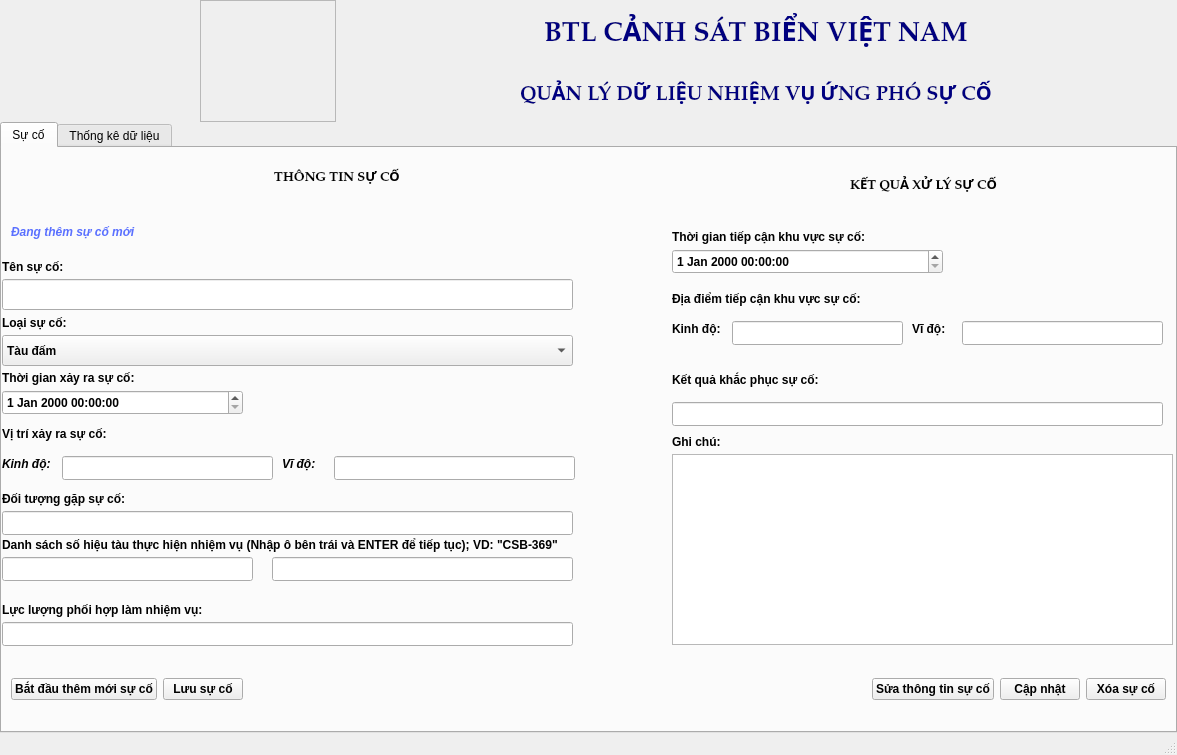
<?xml version="1.0" encoding="UTF-8"?>
<ui version="4.0">
 <class>UngPho</class>
 <widget class="QMainWindow" name="UngPho">
  <property name="geometry">
   <rect>
    <x>0</x>
    <y>0</y>
    <width>1177</width>
    <height>755</height>
   </rect>
  </property>
  <property name="windowTitle">
   <string>MainWindow</string>
  </property>
  <widget class="QWidget" name="centralwidget">
   <layout class="QVBoxLayout" name="verticalLayout">
    <property name="spacing">
     <number>0</number>
    </property>
    <property name="leftMargin">
     <number>0</number>
    </property>
    <property name="topMargin">
     <number>0</number>
    </property>
    <property name="rightMargin">
     <number>0</number>
    </property>
    <property name="bottomMargin">
     <number>0</number>
    </property>
    <item>
     <widget class="QWidget" name="widget" native="true">
      <layout class="QVBoxLayout" name="verticalLayout_2" stretch="1,5">
       <property name="spacing">
        <number>0</number>
       </property>
       <property name="leftMargin">
        <number>0</number>
       </property>
       <property name="topMargin">
        <number>0</number>
       </property>
       <property name="rightMargin">
        <number>0</number>
       </property>
       <property name="bottomMargin">
        <number>0</number>
       </property>
       <item>
        <widget class="QWidget" name="widget_2" native="true">
         <layout class="QHBoxLayout" name="horizontalLayout" stretch="2,5">
          <property name="spacing">
           <number>0</number>
          </property>
          <property name="leftMargin">
           <number>0</number>
          </property>
          <property name="topMargin">
           <number>0</number>
          </property>
          <property name="rightMargin">
           <number>0</number>
          </property>
          <property name="bottomMargin">
           <number>0</number>
          </property>
          <item>
           <widget class="QWidget" name="widget_3" native="true">
            <layout class="QHBoxLayout" name="horizontalLayout_2">
             <property name="spacing">
              <number>0</number>
             </property>
             <property name="leftMargin">
              <number>200</number>
             </property>
             <property name="topMargin">
              <number>0</number>
             </property>
             <property name="rightMargin">
              <number>0</number>
             </property>
             <property name="bottomMargin">
              <number>0</number>
             </property>
             <item>
              <widget class="QFrame" name="frame">
               <property name="styleSheet">
                <string notr="true">border-image: url(:/new/prefix1/logo.png);</string>
               </property>
               <property name="frameShape">
                <enum>QFrame::StyledPanel</enum>
               </property>
               <property name="frameShadow">
                <enum>QFrame::Raised</enum>
               </property>
              </widget>
             </item>
            </layout>
           </widget>
          </item>
          <item>
           <widget class="QWidget" name="widget_4" native="true">
            <property name="styleSheet">
             <string notr="true">border-color: qconicalgradient(cx:0.5, cy:0.5, angle:0, stop:0 rgba(255, 255, 255, 255), stop:0.373979 rgba(255, 255, 255, 255), stop:0.373991 rgba(33, 30, 255, 255), stop:0.624018 rgba(33, 30, 255, 255), stop:0.624043 rgba(255, 0, 0, 255), stop:1 rgba(255, 0, 0, 255));</string>
            </property>
            <layout class="QVBoxLayout" name="verticalLayout_3">
             <property name="spacing">
              <number>0</number>
             </property>
             <property name="leftMargin">
              <number>0</number>
             </property>
             <property name="topMargin">
              <number>0</number>
             </property>
             <property name="rightMargin">
              <number>0</number>
             </property>
             <property name="bottomMargin">
              <number>0</number>
             </property>
             <item alignment="Qt::AlignHCenter">
              <widget class="QLabel" name="label">
               <property name="font">
                <font>
                 <family>Palatino Linotype</family>
                 <pointsize>20</pointsize>
                 <weight>75</weight>
                 <bold>true</bold>
                </font>
               </property>
               <property name="styleSheet">
                <string notr="true">color: rgb(0, 0, 127);</string>
               </property>
               <property name="text">
                <string>BTL CẢNH SÁT BIỂN VIỆT NAM</string>
               </property>
              </widget>
             </item>
             <item alignment="Qt::AlignHCenter">
              <widget class="QLabel" name="label_2">
               <property name="font">
                <font>
                 <family>Palatino Linotype</family>
                 <pointsize>15</pointsize>
                 <weight>75</weight>
                 <bold>true</bold>
                </font>
               </property>
               <property name="styleSheet">
                <string notr="true">color: rgb(0, 0, 127);</string>
               </property>
               <property name="text">
                <string>QUẢN LÝ DỮ LIỆU NHIỆM VỤ ỨNG PHÓ SỰ CỐ</string>
               </property>
              </widget>
             </item>
            </layout>
           </widget>
          </item>
         </layout>
        </widget>
       </item>
       <item>
        <widget class="QTabWidget" name="tabWidget">
         <property name="currentIndex">
          <number>0</number>
         </property>
         <widget class="QWidget" name="tab">
          <attribute name="title">
           <string>Sự cố</string>
          </attribute>
          <layout class="QVBoxLayout" name="verticalLayout_4" stretch="6,1">
           <property name="spacing">
            <number>0</number>
           </property>
           <property name="leftMargin">
            <number>0</number>
           </property>
           <property name="topMargin">
            <number>0</number>
           </property>
           <property name="rightMargin">
            <number>0</number>
           </property>
           <property name="bottomMargin">
            <number>0</number>
           </property>
           <item>
            <widget class="QWidget" name="widget_5" native="true">
             <layout class="QHBoxLayout" name="horizontalLayout_4" stretch="4,3">
              <property name="spacing">
               <number>0</number>
              </property>
              <property name="leftMargin">
               <number>0</number>
              </property>
              <property name="topMargin">
               <number>0</number>
              </property>
              <property name="rightMargin">
               <number>0</number>
              </property>
              <property name="bottomMargin">
               <number>0</number>
              </property>
              <item>
               <widget class="QWidget" name="widget_8" native="true">
                <layout class="QVBoxLayout" name="verticalLayout_6">
                 <property name="spacing">
                  <number>0</number>
                 </property>
                 <property name="leftMargin">
                  <number>0</number>
                 </property>
                 <property name="topMargin">
                  <number>0</number>
                 </property>
                 <property name="rightMargin">
                  <number>0</number>
                 </property>
                 <property name="bottomMargin">
                  <number>0</number>
                 </property>
                 <item>
                  <widget class="QWidget" name="widget_6" native="true">
                   <layout class="QVBoxLayout" name="verticalLayout_5">
                    <property name="spacing">
                     <number>0</number>
                    </property>
                    <property name="leftMargin">
                     <number>0</number>
                    </property>
                    <property name="topMargin">
                     <number>0</number>
                    </property>
                    <property name="rightMargin">
                     <number>0</number>
                    </property>
                    <property name="bottomMargin">
                     <number>0</number>
                    </property>
                    <item>
                     <widget class="QWidget" name="widget_16" native="true">
                      <layout class="QVBoxLayout" name="verticalLayout_7">
                       <item>
                        <widget class="QLabel" name="label_3">
                         <property name="font">
                          <font>
                           <family>Palatino Linotype</family>
                           <pointsize>10</pointsize>
                           <weight>75</weight>
                           <bold>true</bold>
                          </font>
                         </property>
                         <property name="text">
                          <string>THÔNG TIN SỰ CỐ</string>
                         </property>
                         <property name="alignment">
                          <set>Qt::AlignCenter</set>
                         </property>
                        </widget>
                       </item>
                      </layout>
                     </widget>
                    </item>
                    <item>
                     <widget class="QWidget" name="widget_10" native="true">
                      <layout class="QVBoxLayout" name="verticalLayout_8">
                       <item>
                        <widget class="QLabel" name="label_4">
                         <property name="font">
                          <font>
                           <family>MS Shell Dlg 2</family>
                           <pointsize>9</pointsize>
                           <weight>75</weight>
                           <italic>true</italic>
                           <bold>true</bold>
                          </font>
                         </property>
                         <property name="styleSheet">
                          <string notr="true">color:rgb(90, 112, 255);</string>
                         </property>
                         <property name="text">
                          <string>Đang thêm sự cố mới</string>
                         </property>
                         <property name="alignment">
                          <set>Qt::AlignLeading|Qt::AlignLeft|Qt::AlignVCenter</set>
                         </property>
                        </widget>
                       </item>
                      </layout>
                     </widget>
                    </item>
                    <item>
                     <widget class="QWidget" name="widget_17" native="true">
                      <widget class="QLabel" name="label_5">
                       <property name="geometry">
                        <rect>
                         <x>0</x>
                         <y>0</y>
                         <width>91</width>
                         <height>16</height>
                        </rect>
                       </property>
                       <property name="font">
                        <font>
                         <weight>75</weight>
                         <bold>true</bold>
                        </font>
                       </property>
                       <property name="text">
                        <string>Tên sự cố:</string>
                       </property>
                      </widget>
                      <widget class="QLineEdit" name="lineEdit_TenSuCo">
                       <property name="geometry">
                        <rect>
                         <x>0</x>
                         <y>20</y>
                         <width>571</width>
                         <height>31</height>
                        </rect>
                       </property>
                       <property name="font">
                        <font>
                         <weight>75</weight>
                         <bold>true</bold>
                        </font>
                       </property>
                      </widget>
                     </widget>
                    </item>
                    <item>
                     <widget class="QWidget" name="widget_11" native="true">
                      <widget class="QLabel" name="label_6">
                       <property name="geometry">
                        <rect>
                         <x>0</x>
                         <y>0</y>
                         <width>81</width>
                         <height>16</height>
                        </rect>
                       </property>
                       <property name="font">
                        <font>
                         <weight>75</weight>
                         <bold>true</bold>
                        </font>
                       </property>
                       <property name="text">
                        <string>Loại sự cố:</string>
                       </property>
                      </widget>
                      <widget class="QComboBox" name="comboBox_LoaiSuCo">
                       <property name="geometry">
                        <rect>
                         <x>0</x>
                         <y>20</y>
                         <width>571</width>
                         <height>31</height>
                        </rect>
                       </property>
                       <property name="font">
                        <font>
                         <weight>75</weight>
                         <bold>true</bold>
                        </font>
                       </property>
                       <item>
                        <property name="text">
                         <string>Tàu đấm</string>
                        </property>
                       </item>
                       <item>
                        <property name="text">
                         <string>Máy bay rơi</string>
                        </property>
                       </item>
                       <item>
                        <property name="text">
                         <string>Tràn dầu</string>
                        </property>
                       </item>
                       <item>
                        <property name="text">
                         <string>Cá chết bất thường</string>
                        </property>
                       </item>
                      </widget>
                     </widget>
                    </item>
                    <item>
                     <widget class="QWidget" name="widget_18" native="true">
                      <widget class="QLabel" name="label_7">
                       <property name="geometry">
                        <rect>
                         <x>0</x>
                         <y>0</y>
                         <width>151</width>
                         <height>16</height>
                        </rect>
                       </property>
                       <property name="font">
                        <font>
                         <weight>75</weight>
                         <bold>true</bold>
                        </font>
                       </property>
                       <property name="text">
                        <string>Thời gian xảy ra sự cố:</string>
                       </property>
                      </widget>
                      <widget class="QDateTimeEdit" name="dateTimeEdit_TGSuCo">
                       <property name="geometry">
                        <rect>
                         <x>0</x>
                         <y>20</y>
                         <width>241</width>
                         <height>25</height>
                        </rect>
                       </property>
                       <property name="font">
                        <font>
                         <weight>75</weight>
                         <bold>true</bold>
                        </font>
                       </property>
                      </widget>
                     </widget>
                    </item>
                    <item>
                     <widget class="QWidget" name="widget_12" native="true">
                      <widget class="QLabel" name="label_8">
                       <property name="geometry">
                        <rect>
                         <x>0</x>
                         <y>0</y>
                         <width>211</width>
                         <height>16</height>
                        </rect>
                       </property>
                       <property name="font">
                        <font>
                         <weight>75</weight>
                         <bold>true</bold>
                        </font>
                       </property>
                       <property name="text">
                        <string>Vị trí xảy ra sự cố:</string>
                       </property>
                      </widget>
                      <widget class="QLabel" name="label_9">
                       <property name="geometry">
                        <rect>
                         <x>0</x>
                         <y>30</y>
                         <width>61</width>
                         <height>16</height>
                        </rect>
                       </property>
                       <property name="font">
                        <font>
                         <weight>75</weight>
                         <italic>true</italic>
                         <bold>true</bold>
                        </font>
                       </property>
                       <property name="text">
                        <string>Kinh độ:</string>
                       </property>
                      </widget>
                      <widget class="QLabel" name="label_10">
                       <property name="geometry">
                        <rect>
                         <x>280</x>
                         <y>30</y>
                         <width>51</width>
                         <height>16</height>
                        </rect>
                       </property>
                       <property name="font">
                        <font>
                         <weight>75</weight>
                         <italic>true</italic>
                         <bold>true</bold>
                        </font>
                       </property>
                       <property name="text">
                        <string>Vĩ độ:</string>
                       </property>
                      </widget>
                      <widget class="QLineEdit" name="lineEdit_KDSuCo">
                       <property name="geometry">
                        <rect>
                         <x>60</x>
                         <y>30</y>
                         <width>211</width>
                         <height>24</height>
                        </rect>
                       </property>
                       <property name="font">
                        <font>
                         <weight>75</weight>
                         <bold>true</bold>
                        </font>
                       </property>
                      </widget>
                      <widget class="QLineEdit" name="lineEdit_VDSuCo">
                       <property name="geometry">
                        <rect>
                         <x>332</x>
                         <y>30</y>
                         <width>241</width>
                         <height>24</height>
                        </rect>
                       </property>
                       <property name="font">
                        <font>
                         <weight>75</weight>
                         <bold>true</bold>
                        </font>
                       </property>
                      </widget>
                     </widget>
                    </item>
                    <item>
                     <widget class="QWidget" name="widget_13" native="true">
                      <widget class="QLineEdit" name="lineEdit_DoituongGapSuCo">
                       <property name="geometry">
                        <rect>
                         <x>0</x>
                         <y>30</y>
                         <width>571</width>
                         <height>24</height>
                        </rect>
                       </property>
                       <property name="font">
                        <font>
                         <weight>75</weight>
                         <bold>true</bold>
                        </font>
                       </property>
                      </widget>
                      <widget class="QLabel" name="label_11">
                       <property name="geometry">
                        <rect>
                         <x>0</x>
                         <y>10</y>
                         <width>151</width>
                         <height>16</height>
                        </rect>
                       </property>
                       <property name="font">
                        <font>
                         <weight>75</weight>
                         <bold>true</bold>
                        </font>
                       </property>
                       <property name="text">
                        <string>Đối tượng gặp sự cố: </string>
                       </property>
                      </widget>
                     </widget>
                    </item>
                    <item>
                     <widget class="QWidget" name="widget_14" native="true">
                      <widget class="QLabel" name="label_12">
                       <property name="geometry">
                        <rect>
                         <x>0</x>
                         <y>0</y>
                         <width>631</width>
                         <height>16</height>
                        </rect>
                       </property>
                       <property name="font">
                        <font>
                         <weight>75</weight>
                         <bold>true</bold>
                        </font>
                       </property>
                       <property name="text">
                        <string>Danh sách số hiệu tàu thực hiện nhiệm vụ (Nhập ô bên trái và ENTER để tiếp tục); VD: &quot;CSB-369&quot;</string>
                       </property>
                      </widget>
                      <widget class="QLineEdit" name="lineEdit_5">
                       <property name="geometry">
                        <rect>
                         <x>0</x>
                         <y>20</y>
                         <width>251</width>
                         <height>24</height>
                        </rect>
                       </property>
                       <property name="font">
                        <font>
                         <weight>75</weight>
                         <bold>true</bold>
                        </font>
                       </property>
                      </widget>
                      <widget class="QLineEdit" name="lineEdit_DSTauLamNV">
                       <property name="geometry">
                        <rect>
                         <x>270</x>
                         <y>20</y>
                         <width>301</width>
                         <height>24</height>
                        </rect>
                       </property>
                       <property name="font">
                        <font>
                         <weight>75</weight>
                         <bold>true</bold>
                        </font>
                       </property>
                      </widget>
                     </widget>
                    </item>
                    <item>
                     <widget class="QWidget" name="widget_15" native="true">
                      <widget class="QLineEdit" name="lineEdit_LLPhoiHop">
                       <property name="geometry">
                        <rect>
                         <x>0</x>
                         <y>30</y>
                         <width>571</width>
                         <height>24</height>
                        </rect>
                       </property>
                       <property name="font">
                        <font>
                         <weight>75</weight>
                         <bold>true</bold>
                        </font>
                       </property>
                      </widget>
                      <widget class="QLabel" name="label_13">
                       <property name="geometry">
                        <rect>
                         <x>0</x>
                         <y>10</y>
                         <width>251</width>
                         <height>16</height>
                        </rect>
                       </property>
                       <property name="font">
                        <font>
                         <weight>75</weight>
                         <bold>true</bold>
                        </font>
                       </property>
                       <property name="text">
                        <string>Lực lượng phối hợp làm nhiệm vụ: </string>
                       </property>
                      </widget>
                     </widget>
                    </item>
                   </layout>
                  </widget>
                 </item>
                </layout>
               </widget>
              </item>
              <item>
               <widget class="QWidget" name="widget_9" native="true">
                <property name="font">
                 <font>
                  <weight>75</weight>
                  <bold>true</bold>
                 </font>
                </property>
                <layout class="QVBoxLayout" name="verticalLayout_9">
                 <property name="leftMargin">
                  <number>0</number>
                 </property>
                 <property name="topMargin">
                  <number>0</number>
                 </property>
                 <property name="rightMargin">
                  <number>0</number>
                 </property>
                 <property name="bottomMargin">
                  <number>0</number>
                 </property>
                 <item>
                  <widget class="QWidget" name="widget_19" native="true">
                   <layout class="QVBoxLayout" name="verticalLayout_10" stretch="1,1,1,1,3">
                    <property name="spacing">
                     <number>0</number>
                    </property>
                    <property name="leftMargin">
                     <number>0</number>
                    </property>
                    <property name="topMargin">
                     <number>0</number>
                    </property>
                    <property name="rightMargin">
                     <number>0</number>
                    </property>
                    <property name="bottomMargin">
                     <number>0</number>
                    </property>
                    <item>
                     <widget class="QWidget" name="widget_20" native="true">
                      <layout class="QVBoxLayout" name="verticalLayout_11">
                       <item>
                        <widget class="QLabel" name="label_14">
                         <property name="font">
                          <font>
                           <family>Palatino Linotype</family>
                           <pointsize>10</pointsize>
                           <weight>75</weight>
                           <bold>true</bold>
                          </font>
                         </property>
                         <property name="text">
                          <string>KẾT QUẢ XỬ LÝ SỰ CỐ</string>
                         </property>
                         <property name="alignment">
                          <set>Qt::AlignCenter</set>
                         </property>
                        </widget>
                       </item>
                      </layout>
                     </widget>
                    </item>
                    <item>
                     <widget class="QWidget" name="widget_21" native="true">
                      <widget class="QLabel" name="label_15">
                       <property name="geometry">
                        <rect>
                         <x>0</x>
                         <y>10</y>
                         <width>241</width>
                         <height>16</height>
                        </rect>
                       </property>
                       <property name="text">
                        <string>Thời gian tiếp cận khu vực sự cố:</string>
                       </property>
                      </widget>
                      <widget class="QDateTimeEdit" name="dateTimeEdit_TGTiepCan">
                       <property name="geometry">
                        <rect>
                         <x>0</x>
                         <y>30</y>
                         <width>271</width>
                         <height>25</height>
                        </rect>
                       </property>
                      </widget>
                     </widget>
                    </item>
                    <item>
                     <widget class="QWidget" name="widget_22" native="true">
                      <widget class="QLabel" name="label_16">
                       <property name="geometry">
                        <rect>
                         <x>0</x>
                         <y>0</y>
                         <width>301</width>
                         <height>16</height>
                        </rect>
                       </property>
                       <property name="text">
                        <string>Địa điểm tiếp cận khu vực sự cố:</string>
                       </property>
                      </widget>
                      <widget class="QLabel" name="label_17">
                       <property name="geometry">
                        <rect>
                         <x>0</x>
                         <y>30</y>
                         <width>55</width>
                         <height>16</height>
                        </rect>
                       </property>
                       <property name="text">
                        <string>Kinh độ:</string>
                       </property>
                      </widget>
                      <widget class="QLabel" name="label_18">
                       <property name="geometry">
                        <rect>
                         <x>240</x>
                         <y>30</y>
                         <width>41</width>
                         <height>16</height>
                        </rect>
                       </property>
                       <property name="font">
                        <font>
                         <weight>75</weight>
                         <bold>true</bold>
                        </font>
                       </property>
                       <property name="text">
                        <string>Vĩ độ:</string>
                       </property>
                      </widget>
                      <widget class="QLineEdit" name="lineEdit_KDTiepCan">
                       <property name="geometry">
                        <rect>
                         <x>60</x>
                         <y>30</y>
                         <width>171</width>
                         <height>24</height>
                        </rect>
                       </property>
                      </widget>
                      <widget class="QLineEdit" name="lineEdit_VDTiepCan">
                       <property name="geometry">
                        <rect>
                         <x>290</x>
                         <y>30</y>
                         <width>201</width>
                         <height>24</height>
                        </rect>
                       </property>
                      </widget>
                     </widget>
                    </item>
                    <item>
                     <widget class="QWidget" name="widget_23" native="true">
                      <widget class="QLineEdit" name="lineEdit_KetQua">
                       <property name="geometry">
                        <rect>
                         <x>0</x>
                         <y>40</y>
                         <width>491</width>
                         <height>24</height>
                        </rect>
                       </property>
                      </widget>
                      <widget class="QLabel" name="label_19">
                       <property name="geometry">
                        <rect>
                         <x>0</x>
                         <y>10</y>
                         <width>401</width>
                         <height>16</height>
                        </rect>
                       </property>
                       <property name="font">
                        <font>
                         <weight>75</weight>
                         <bold>true</bold>
                        </font>
                       </property>
                       <property name="text">
                        <string>Kết quả khắc phục sự cố:</string>
                       </property>
                      </widget>
                     </widget>
                    </item>
                    <item>
                     <widget class="QWidget" name="widget_24" native="true">
                      <widget class="QLabel" name="label_20">
                       <property name="geometry">
                        <rect>
                         <x>0</x>
                         <y>0</y>
                         <width>71</width>
                         <height>16</height>
                        </rect>
                       </property>
                       <property name="font">
                        <font>
                         <weight>75</weight>
                         <bold>true</bold>
                        </font>
                       </property>
                       <property name="text">
                        <string>Ghi chú:</string>
                       </property>
                      </widget>
                      <widget class="QTextEdit" name="textEdit_GhiChu">
                       <property name="geometry">
                        <rect>
                         <x>0</x>
                         <y>20</y>
                         <width>501</width>
                         <height>191</height>
                        </rect>
                       </property>
                      </widget>
                     </widget>
                    </item>
                   </layout>
                  </widget>
                 </item>
                </layout>
               </widget>
              </item>
             </layout>
            </widget>
           </item>
           <item>
            <widget class="QWidget" name="widget_7" native="true">
             <layout class="QHBoxLayout" name="horizontalLayout_3">
              <item>
               <widget class="QPushButton" name="pushButton">
                <property name="font">
                 <font>
                  <weight>75</weight>
                  <bold>true</bold>
                 </font>
                </property>
                <property name="text">
                 <string>Bắt đầu thêm mới sự cố</string>
                </property>
               </widget>
              </item>
              <item>
               <widget class="QPushButton" name="pushButton_2">
                <property name="font">
                 <font>
                  <weight>75</weight>
                  <bold>true</bold>
                 </font>
                </property>
                <property name="text">
                 <string>Lưu sự cố</string>
                </property>
               </widget>
              </item>
              <item>
               <spacer name="horizontalSpacer">
                <property name="orientation">
                 <enum>Qt::Horizontal</enum>
                </property>
                <property name="sizeHint" stdset="0">
                 <size>
                  <width>40</width>
                  <height>20</height>
                 </size>
                </property>
               </spacer>
              </item>
              <item>
               <widget class="QPushButton" name="pushButton_3">
                <property name="font">
                 <font>
                  <weight>75</weight>
                  <bold>true</bold>
                 </font>
                </property>
                <property name="text">
                 <string>Sửa thông tin sự cố</string>
                </property>
               </widget>
              </item>
              <item>
               <widget class="QPushButton" name="pushButton_4">
                <property name="font">
                 <font>
                  <weight>75</weight>
                  <bold>true</bold>
                 </font>
                </property>
                <property name="text">
                 <string>Cập nhật</string>
                </property>
               </widget>
              </item>
              <item>
               <widget class="QPushButton" name="pushButton_5">
                <property name="font">
                 <font>
                  <weight>75</weight>
                  <bold>true</bold>
                 </font>
                </property>
                <property name="text">
                 <string>Xóa sự cố</string>
                </property>
               </widget>
              </item>
             </layout>
            </widget>
           </item>
          </layout>
         </widget>
         <widget class="QWidget" name="tab_2">
          <attribute name="title">
           <string>Thống kê dữ liệu</string>
          </attribute>
          <layout class="QVBoxLayout" name="verticalLayout_12" stretch="1,1,6">
           <property name="spacing">
            <number>0</number>
           </property>
           <property name="leftMargin">
            <number>0</number>
           </property>
           <property name="topMargin">
            <number>0</number>
           </property>
           <property name="rightMargin">
            <number>0</number>
           </property>
           <property name="bottomMargin">
            <number>0</number>
           </property>
           <item>
            <widget class="QWidget" name="widget_25" native="true">
             <layout class="QVBoxLayout" name="verticalLayout_13">
              <item>
               <widget class="QLabel" name="label_21">
                <property name="font">
                 <font>
                  <family>Palatino Linotype</family>
                  <pointsize>15</pointsize>
                  <weight>75</weight>
                  <bold>true</bold>
                 </font>
                </property>
                <property name="text">
                 <string>DANH SÁCH THỐNG KÊ NHIỆM VỤ ỨNG PHÓ SỰ CỐ</string>
                </property>
                <property name="alignment">
                 <set>Qt::AlignCenter</set>
                </property>
               </widget>
              </item>
             </layout>
            </widget>
           </item>
           <item>
            <widget class="QWidget" name="widget_26" native="true">
             <layout class="QHBoxLayout" name="horizontalLayout_5" stretch="2,3,1,1">
              <property name="spacing">
               <number>12</number>
              </property>
              <property name="leftMargin">
               <number>12</number>
              </property>
              <property name="topMargin">
               <number>0</number>
              </property>
              <property name="rightMargin">
               <number>12</number>
              </property>
              <property name="bottomMargin">
               <number>12</number>
              </property>
              <item>
               <widget class="QGroupBox" name="groupBox">
                <property name="font">
                 <font>
                  <weight>75</weight>
                  <bold>true</bold>
                 </font>
                </property>
                <property name="title">
                 <string>Lọc theo ngày</string>
                </property>
                <widget class="QDateEdit" name="dateEdit">
                 <property name="geometry">
                  <rect>
                   <x>10</x>
                   <y>30</y>
                   <width>110</width>
                   <height>25</height>
                  </rect>
                 </property>
                </widget>
                <widget class="QPushButton" name="pushButton_6">
                 <property name="geometry">
                  <rect>
                   <x>130</x>
                   <y>30</y>
                   <width>71</width>
                   <height>25</height>
                  </rect>
                 </property>
                 <property name="text">
                  <string>Lọc</string>
                 </property>
                </widget>
               </widget>
              </item>
              <item>
               <widget class="QGroupBox" name="groupBox_2">
                <property name="font">
                 <font>
                  <weight>75</weight>
                  <bold>true</bold>
                 </font>
                </property>
                <property name="title">
                 <string>Lọc trong khoảng</string>
                </property>
                <widget class="QDateEdit" name="dateEdit_2">
                 <property name="geometry">
                  <rect>
                   <x>10</x>
                   <y>30</y>
                   <width>110</width>
                   <height>25</height>
                  </rect>
                 </property>
                </widget>
                <widget class="QDateEdit" name="dateEdit_3">
                 <property name="geometry">
                  <rect>
                   <x>170</x>
                   <y>30</y>
                   <width>110</width>
                   <height>25</height>
                  </rect>
                 </property>
                </widget>
                <widget class="QPushButton" name="pushButton_7">
                 <property name="geometry">
                  <rect>
                   <x>290</x>
                   <y>30</y>
                   <width>80</width>
                   <height>25</height>
                  </rect>
                 </property>
                 <property name="text">
                  <string>Lọc</string>
                 </property>
                </widget>
                <widget class="QLabel" name="label_22">
                 <property name="geometry">
                  <rect>
                   <x>130</x>
                   <y>30</y>
                   <width>31</width>
                   <height>21</height>
                  </rect>
                 </property>
                 <property name="text">
                  <string>Đến</string>
                 </property>
                </widget>
               </widget>
              </item>
              <item>
               <widget class="QPushButton" name="pushButton_8">
                <property name="text">
                 <string>Hiển thị tất cả</string>
                </property>
               </widget>
              </item>
              <item>
               <widget class="QPushButton" name="pushButton_9">
                <property name="text">
                 <string>Xuất File</string>
                </property>
               </widget>
              </item>
             </layout>
            </widget>
           </item>
           <item>
            <widget class="QWidget" name="widget_27" native="true">
             <layout class="QVBoxLayout" name="verticalLayout_14">
              <property name="spacing">
               <number>0</number>
              </property>
              <property name="leftMargin">
               <number>0</number>
              </property>
              <property name="topMargin">
               <number>0</number>
              </property>
              <property name="rightMargin">
               <number>0</number>
              </property>
              <property name="bottomMargin">
               <number>0</number>
              </property>
              <item>
               <widget class="QTableWidget" name="tableWidget">
                <property name="styleSheet">
                 <string notr="true">#tableWidget{
	background-color: rgb(145, 145, 145);
	
	alternate-background-color: rgb(37, 27, 150);
	
	selection-background-color: rgb(142, 255, 212);

}</string>
                </property>
                <property name="alternatingRowColors">
                 <bool>true</bool>
                </property>
               </widget>
              </item>
             </layout>
            </widget>
           </item>
          </layout>
         </widget>
        </widget>
       </item>
      </layout>
     </widget>
    </item>
   </layout>
  </widget>
  <widget class="QMenuBar" name="menubar">
   <property name="geometry">
    <rect>
     <x>0</x>
     <y>0</y>
     <width>1177</width>
     <height>25</height>
    </rect>
   </property>
  </widget>
  <widget class="QStatusBar" name="statusbar"/>
 </widget>
 <resources/>
 <connections/>
</ui>
